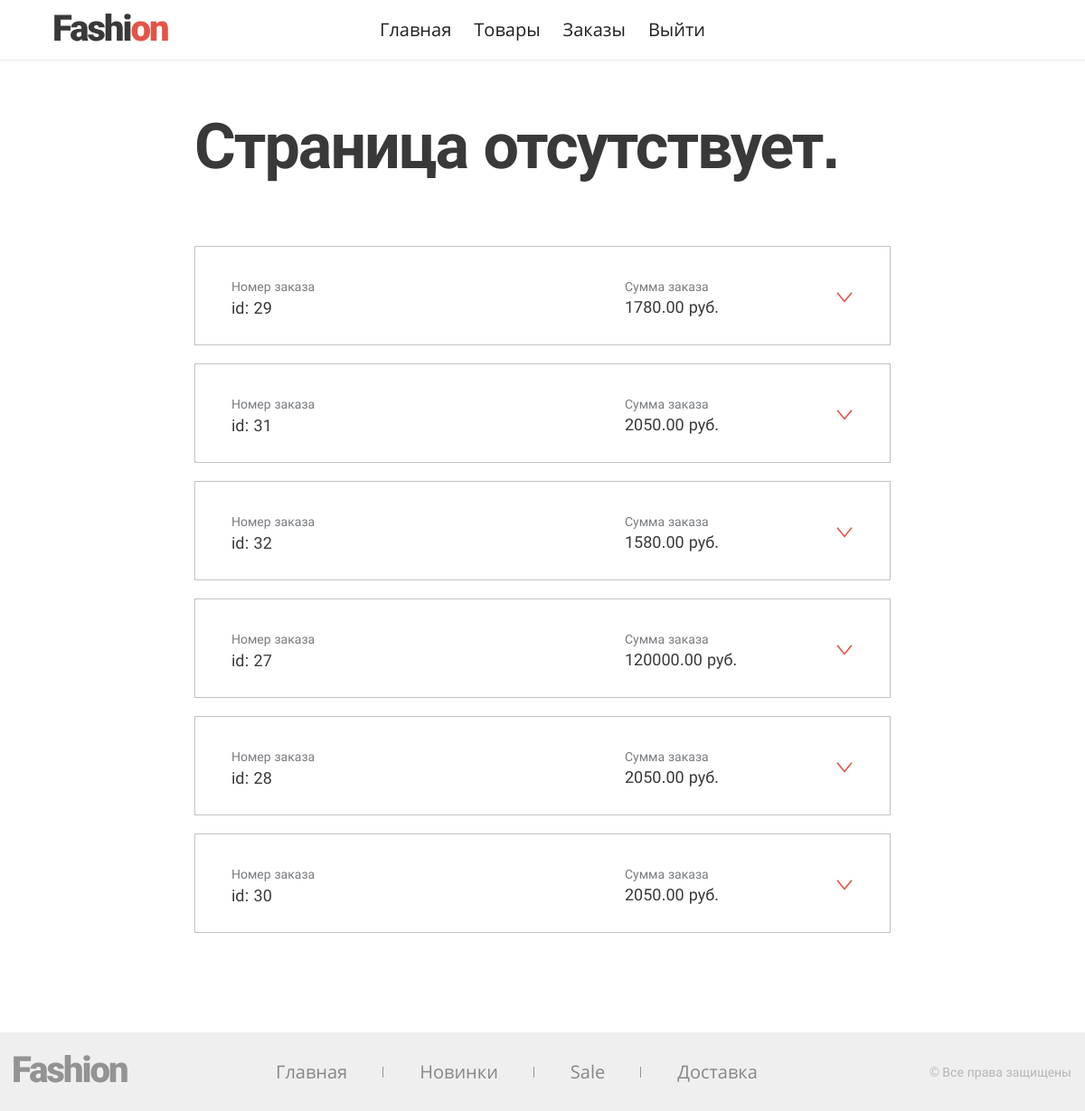
/orders/index.php (signed in), run on the app's committed database.
### tables this page shows
CREATE TABLE `orders` (
  `id` int NOT NULL,
  `products_id` int NOT NULL,
  `date` datetime NOT NULL DEFAULT CURRENT_TIMESTAMP,
  `cost` decimal(12,2) NOT NULL,
  `surname` varchar(50) NOT NULL,
  `name` varchar(50) NOT NULL,
  `thirdName` varchar(50) DEFAULT NULL,
  `phone` varchar(50) NOT NULL,
  `email` varchar(255) NOT NULL,
  `delivery` tinyint(1) NOT NULL,
  `city` varchar(50) DEFAULT NULL,
  `street` varchar(50) DEFAULT NULL,
  `home` varchar(50) DEFAULT NULL,
  `aprt` varchar(50) DEFAULT NULL,
  `pay` varchar(50) NOT NULL,
  `comment` text,
  `status` tinyint(1) NOT NULL DEFAULT '0'
);

### helpers/helper.php (called while the page is built, shortened)
<?php
function showHeader($menuList) {
    include $_SERVER['DOCUMENT_ROOT'] . '/templates/header.php';
}
function showFooter($menuList) {
    include $_SERVER['DOCUMENT_ROOT'] . '/templates/footer.php';
}
function showMenu (array $array, string $classUl)
{
    include $_SERVER['DOCUMENT_ROOT'] . '/templates/main_menu.php';
}
function renderTemplates($var, $template) {
    include $_SERVER['DOCUMENT_ROOT'] . '/templates/' . $template . '.php';
}

### helpers/bd.php (called while the page is built, shortened)
<?php
function getConnection() : object
{
    $bdHost = 'localhost';
    $bdLogin = 'root';
    $bdPassword = 'root';
    $bdName = 'prod';
    static $bd;
    if (empty($bd)) {
        $bd = mysqli_connect($bdHost, $bdLogin, $bdPassword, $bdName);
    }
    return $bd;
}
function getOrders(): array
{
    $result = mysqli_query(getConnection(), "
        SELECT * FROM `orders`
    ");
    $orders = mysqli_fetch_all($result, MYSQLI_ASSOC);
    return $orders;
}

### templates/orderList.php (the view, shortened to what this page needs)
<ul class="page-order__list">
    <?php
    $statusCol  = array_column($var, 'status');
    array_multisort($statusCol, SORT_ASC, $var);
    foreach ($var as $order): ?>
    <li class="order-item page-order__item">
        <div class="order-item__wrapper">
            <div class="order-item__group order-item__group--id">
                <span class="order-item__title">Номер заказа</span>
                <span class="order-item__info order-item__info--id"><?=$order['id']?></span>
            </div>
            <div class="order-item__group">
                <span class="order-item__title">Сумма заказа</span><?=$order['cost']?> руб.
            </div>
            <button class="order-item__toggle"></button>
        </div>
    </li>
    <?php endforeach; ?>
</ul>

### data on the page
orders: id "29", cost "1780.00"
orders: id "31", cost "2050.00"
orders: id "32", cost "1580.00"
orders: id "27", cost "120000.00"
orders: id "28", cost "2050.00"
orders: id "30", cost "2050.00"

### other printed values
$itemMenu['title'] "Главная"
$itemMenu['title'] "Товары"
$itemMenu['title'] "Заказы"
$itemMenu['title'] "Выйти"
getTitleArrayThroughPath($adminMenu) "Страница отсутствует."
$itemMenu['title'] "Новинки"
$itemMenu['title'] "Sale"
$itemMenu['title'] "Доставка"
